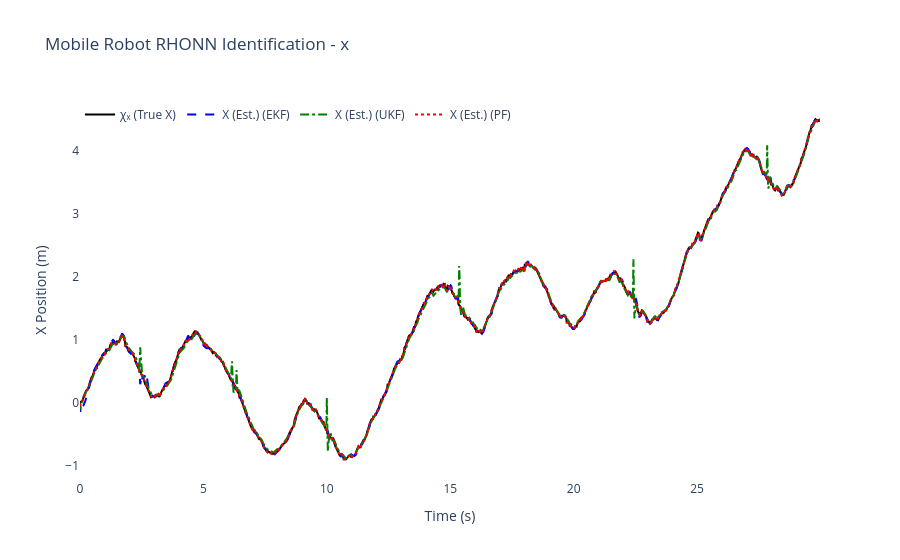
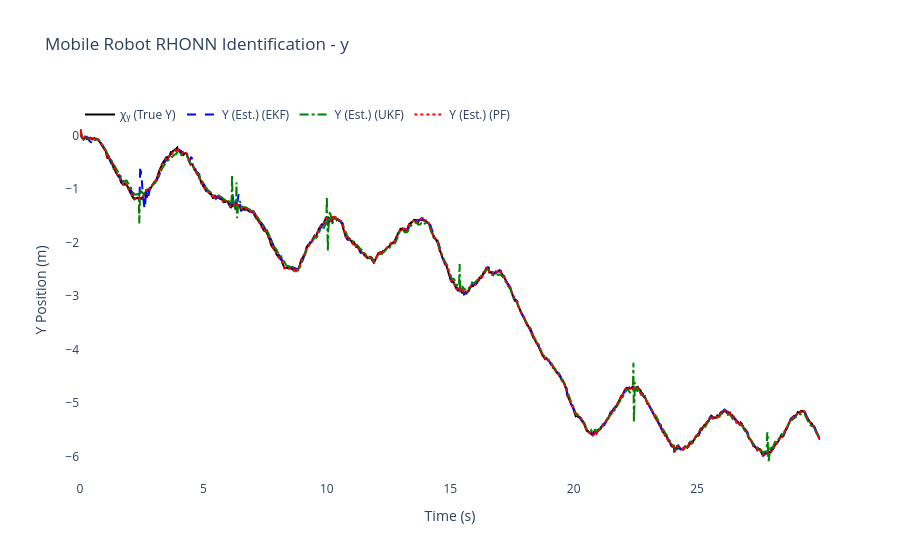
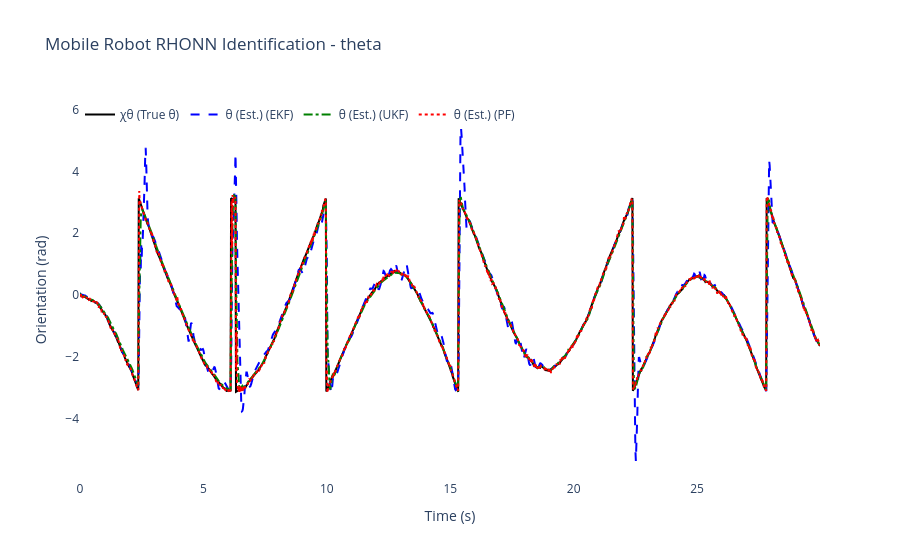
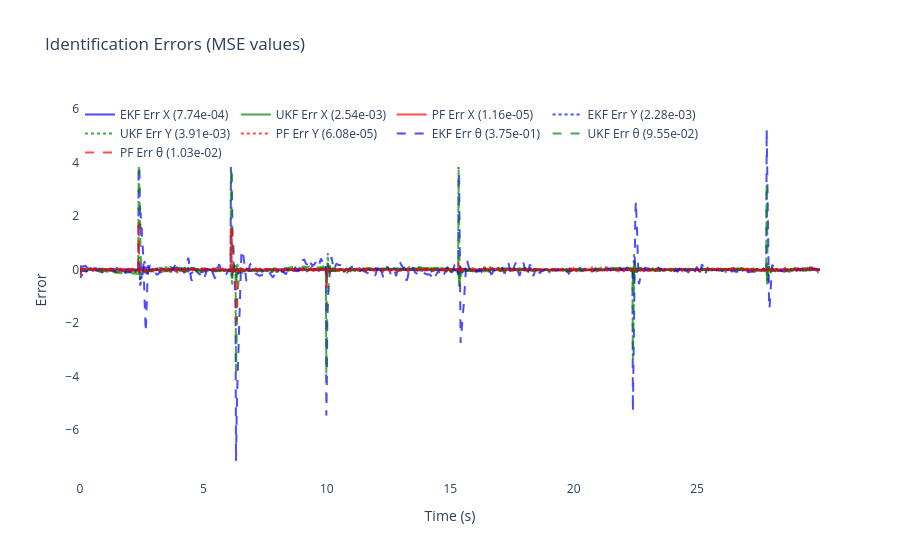

Notebook cell for these charts, in order:
### Code cell
# ============================================================
# 6) Results & plots for Differential Drive Mobile Robot
# ============================================================

mse_x_ekf = np.mean((x_true[:, 0] - x_hat_ekf[:, 0])**2)
mse_y_ekf = np.mean((x_true[:, 1] - x_hat_ekf[:, 1])**2)
mse_theta_ekf = np.mean((x_true[:, 2] - x_hat_ekf[:, 2])**2)

mse_x_ukf = np.mean((x_true[:, 0] - x_hat_ukf[:, 0])**2)
mse_y_ukf = np.mean((x_true[:, 1] - x_hat_ukf[:, 1])**2)
mse_theta_ukf = np.mean((x_true[:, 2] - x_hat_ukf[:, 2])**2)

mse_x_pf = np.mean((x_true[:, 0] - x_hat_pf[:, 0])**2)
mse_y_pf = np.mean((x_true[:, 1] - x_hat_pf[:, 1])**2)
mse_theta_pf = np.mean((x_true[:, 2] - x_hat_pf[:, 2])**2)

mse_total_ekf = mse_x_ekf + mse_y_ekf + mse_theta_ekf
mse_total_ukf = mse_x_ukf + mse_y_ukf + mse_theta_ukf
mse_total_pf = mse_x_pf + mse_y_pf + mse_theta_pf
mse_totals = {'EKF': mse_total_ekf, 'UKF': mse_total_ukf, 'PF': mse_total_pf}
best_filter = min(mse_totals, key=mse_totals.get)


print("🎯" + "="*65)
print(f"🏆 MEJOR FILTRO: {best_filter} (MSE total: {mse_totals[best_filter]:.6f})")
print(f"🎲 SEMILLA USADA: {RANDOM_SEED}")
print("="*67)


print(f"\nFinal EKF-RHONN Weights:")
for i in range(3):
    state_names = ['x', 'y', 'theta']
    print(f"  Neuron {i+1} ({state_names[i]}): {ekf_trainer.weights[i]}")

print(f"\nFinal UKF-RHONN Weights:")
for i in range(3):
    state_names = ['x', 'y', 'theta']
    print(f"  Neuron {i+1} ({state_names[i]}): {ukf_trainer.weights[i]}")

print(f"\nFinal PF-RHONN Weight Estimates:")
pf_estimates = pf_trainer.get_estimate()
for i in range(3):
    state_names = ['x', 'y', 'theta']
    print(f"  Neuron {i+1} ({state_names[i]}): {pf_estimates[i]}")

print("\n--- Performance Comparison (MSE) ---")
print(f"EKF MSE x:     {mse_x_ekf:.6f}")
print(f"EKF MSE y:     {mse_y_ekf:.6f}")
print(f"EKF MSE theta: {mse_theta_ekf:.6f}")
print(f"UKF MSE x:     {mse_x_ukf:.6f}")
print(f"UKF MSE y:     {mse_y_ukf:.6f}")
print(f"UKF MSE theta: {mse_theta_ukf:.6f}")
print(f"PF  MSE x:     {mse_x_pf:.6f}")
print(f"PF  MSE y:     {mse_y_pf:.6f}")
print(f"PF  MSE theta: {mse_theta_pf:.6f}")

states_info = [
    {'idx': 0, 'var': 'x', 'desc': 'X Position', 'y_label': 'X Position (m)', 'chi': 'χₓ (True X)', 'x': 'X (Est.)'},
    {'idx': 1, 'var': 'y', 'desc': 'Y Position', 'y_label': 'Y Position (m)', 'chi': 'χᵧ (True Y)', 'x': 'Y (Est.)'},
    {'idx': 2, 'var': 'theta', 'desc': 'Orientation', 'y_label': 'Orientation (rad)', 'chi': 'χθ (True θ)', 'x': 'θ (Est.)'}
]

for state_info in states_info:
    i = state_info['idx']
    trace_plant = go.Scatter(x=t_history, y=x_true[:, i], mode='lines', name=state_info['chi'], line=dict(color='black', width=2))
    trace_ekf = go.Scatter(x=t_history, y=x_hat_ekf[:, i], mode='lines', name=f"{state_info['x']} (EKF)", line=dict(dash='dash', color='blue'))
    trace_ukf = go.Scatter(x=t_history, y=x_hat_ukf[:, i], mode='lines', name=f"{state_info['x']} (UKF)", line=dict(dash='dashdot', color='green'))
    trace_pf = go.Scatter(x=t_history, y=x_hat_pf[:, i], mode='lines', name=f"{state_info['x']} (PF)", line=dict(dash='dot', color='red'))
    fig = go.Figure([trace_plant, trace_ekf, trace_ukf, trace_pf])
    fig.update_layout(title=f'Mobile Robot RHONN Identification - {state_info["var"]}', xaxis_title='Time (s)', yaxis_title=state_info['y_label'], legend=dict(x=0, y=1, orientation='h'), font=dict(size=12), plot_bgcolor='white', paper_bgcolor='white')
    fig.show()

error_x_ekf = x_true[:, 0] - x_hat_ekf[:, 0]
error_y_ekf = x_true[:, 1] - x_hat_ekf[:, 1]
error_theta_ekf = x_true[:, 2] - x_hat_ekf[:, 2]
error_x_ukf = x_true[:, 0] - x_hat_ukf[:, 0]
error_y_ukf = x_true[:, 1] - x_hat_ukf[:, 1]
error_theta_ukf = x_true[:, 2] - x_hat_ukf[:, 2]
error_x_pf = x_true[:, 0] - x_hat_pf[:, 0]
error_y_pf = x_true[:, 1] - x_hat_pf[:, 1]
error_theta_pf = x_true[:, 2] - x_hat_pf[:, 2]

fig2 = go.Figure()
fig2.add_trace(go.Scatter(x=t_history, y=error_x_ekf, mode='lines', name=f'EKF Err X ({mse_x_ekf:.2e})', opacity=0.7, line=dict(color='blue')))
fig2.add_trace(go.Scatter(x=t_history, y=error_x_ukf, mode='lines', name=f'UKF Err X ({mse_x_ukf:.2e})', opacity=0.7, line=dict(color='green')))
fig2.add_trace(go.Scatter(x=t_history, y=error_x_pf, mode='lines', name=f'PF Err X ({mse_x_pf:.2e})', opacity=0.7, line=dict(color='red')))
fig2.add_trace(go.Scatter(x=t_history, y=error_y_ekf, mode='lines', name=f'EKF Err Y ({mse_y_ekf:.2e})', opacity=0.7, line=dict(color='blue', dash='dot')))
fig2.add_trace(go.Scatter(x=t_history, y=error_y_ukf, mode='lines', name=f'UKF Err Y ({mse_y_ukf:.2e})', opacity=0.7, line=dict(color='green', dash='dot')))
fig2.add_trace(go.Scatter(x=t_history, y=error_y_pf, mode='lines', name=f'PF Err Y ({mse_y_pf:.2e})', opacity=0.7, line=dict(color='red', dash='dot')))
fig2.add_trace(go.Scatter(x=t_history, y=error_theta_ekf, mode='lines', name=f'EKF Err θ ({mse_theta_ekf:.2e})', opacity=0.7, line=dict(color='blue', dash='dash')))
fig2.add_trace(go.Scatter(x=t_history, y=error_theta_ukf, mode='lines', name=f'UKF Err θ ({mse_theta_ukf:.2e})', opacity=0.7, line=dict(color='green', dash='dash')))
fig2.add_trace(go.Scatter(x=t_history, y=error_theta_pf, mode='lines', name=f'PF Err θ ({mse_theta_pf:.2e})', opacity=0.7, line=dict(color='red', dash='dash')))
fig2.update_layout(title='Identification Errors (MSE values)', xaxis_title='Time (s)', yaxis_title='Error', legend=dict(x=0, y=1, orientation='h'), font=dict(size=12), plot_bgcolor='white', paper_bgcolor='white')
fig2.show()

# 2D Trajectory plot
fig_trajectory = go.Figure()
fig_trajectory.add_trace(go.Scatter(x=x_true[:, 0], y=x_true[:, 1], mode='lines', name='True', line=dict(color='black', width=3)))
fig_trajectory.add_trace(go.Scatter(x=x_hat_ekf[:, 0], y=x_hat_ekf[:, 1], mode='lines', name='EKF', line=dict(color='blue', width=2, dash='dash')))
fig_trajectory.add_trace(go.Scatter(x=x_hat_ukf[:, 0], y=x_hat_ukf[:, 1], mode='lines', name='UKF', line=dict(color='green', width=2, dash='dashdot')))
fig_trajectory.add_trace(go.Scatter(x=x_hat_pf[:, 0], y=x_hat_pf[:, 1], mode='lines', name='PF', line=dict(color='red', width=2, dash='dot')))
fig_trajectory.add_trace(go.Scatter(x=[x_true[0, 0]], y=[x_true[0, 1]], mode='markers', name='Start', marker=dict(color='green', size=10, symbol='star')))
fig_trajectory.add_trace(go.Scatter(x=[x_true[-1, 0]], y=[x_true[-1, 1]], mode='markers', name='End', marker=dict(color='red', size=10, symbol='square')))
fig_trajectory.update_layout(title='Trajectory Comparison (Optimized Params)', xaxis_title='X (m)', yaxis_title='Y (m)', font=dict(size=12), plot_bgcolor='white', paper_bgcolor='white', showlegend=True)
fig_trajectory.show()


# === RESUMEN DE RENDIMIENTO CON SEMILLA ===
print("\n📊 MSE Desglosado por Filtro:")
print(f"   EKF: {mse_total_ekf:.6f}  |  UKF: {mse_total_ukf:.6f}  |  PF: {mse_total_pf:.6f}")
print(f"\n💡 Para reproducir estos resultados:")
print(f"   Principal: RANDOM_SEED = {RANDOM_SEED}")
print(f"   DE Optim.: DE_SEED = {(RANDOM_SEED + 12345) % 100000}")
print(f"   (Cambia línea 8 en celda 4 para usar semilla principal)")

# --- Parameter summary ---
print("\n--- Optimized Parameter Summary ---")
print(f"EKF params: Q={ekf_trainer.Q[0][0,0]:.3e} R={ekf_trainer.R[0][0]:.3e} P0~{ekf_trainer.P[0][0,0]:.3e} eta={ekf_trainer.eta:.3f}")
print(f"UKF params: alpha={ukf_trainer.alpha:.3e} eta={ukf_trainer.eta:.3f} Qdiag={ukf_trainer.Q[0][0,0]:.3e} R={ukf_trainer.R[0][0]:.3e}")
print(f"PF params: Q_std={pf_trainer.Q_std} R_std={pf_trainer.R_std} ESS_th={pf_trainer.ess_threshold:.1f} n_particles={pf_trainer.n_particles}")

print("\nOptimization + simulation complete.")

# 58865

### Figure 1 — Plotly figure (JSON) as saved in the notebook; plotly's stock layout.template omitted (floating-point values rounded to 4 significant figures; data arrays with more than 128 entries replaced by an {"elided": "..."} marker saying what was removed)
{"data": [{"line": {"color": "black", "width": 2}, "mode": "lines", "name": "χₓ (True X)", "type": "scatter", "x": {"elided": "1500 float values"}, "y": {"elided": "1500 float values"}}, {"line": {"color": "blue", "dash": "dash"}, "mode": "lines", "name": "X (Est.) (EKF)", "type": "scatter", "x": {"elided": "1500 float values"}, "y": {"elided": "1500 float values"}}, {"line": {"color": "green", "dash": "dashdot"}, "mode": "lines", "name": "X (Est.) (UKF)", "type": "scatter", "x": {"elided": "1500 float values"}, "y": {"elided": "1500 float values"}}, {"line": {"color": "red", "dash": "dot"}, "mode": "lines", "name": "X (Est.) (PF)", "type": "scatter", "x": {"elided": "1500 float values"}, "y": {"elided": "1500 float values"}}], "layout": {"font": {"size": 12}, "legend": {"orientation": "h", "x": 0, "y": 1}, "paper_bgcolor": "white", "plot_bgcolor": "white", "title": {"text": "Mobile Robot RHONN Identification - x"}, "xaxis": {"title": {"text": "Time (s)"}}, "yaxis": {"title": {"text": "X Position (m)"}}}}

### Figure 2 — Plotly figure (JSON) as saved in the notebook; plotly's stock layout.template omitted (floating-point values rounded to 4 significant figures; data arrays with more than 128 entries replaced by an {"elided": "..."} marker saying what was removed)
{"data": [{"line": {"color": "black", "width": 2}, "mode": "lines", "name": "χᵧ (True Y)", "type": "scatter", "x": {"elided": "1500 float values"}, "y": {"elided": "1500 float values"}}, {"line": {"color": "blue", "dash": "dash"}, "mode": "lines", "name": "Y (Est.) (EKF)", "type": "scatter", "x": {"elided": "1500 float values"}, "y": {"elided": "1500 float values"}}, {"line": {"color": "green", "dash": "dashdot"}, "mode": "lines", "name": "Y (Est.) (UKF)", "type": "scatter", "x": {"elided": "1500 float values"}, "y": {"elided": "1500 float values"}}, {"line": {"color": "red", "dash": "dot"}, "mode": "lines", "name": "Y (Est.) (PF)", "type": "scatter", "x": {"elided": "1500 float values"}, "y": {"elided": "1500 float values"}}], "layout": {"font": {"size": 12}, "legend": {"orientation": "h", "x": 0, "y": 1}, "paper_bgcolor": "white", "plot_bgcolor": "white", "title": {"text": "Mobile Robot RHONN Identification - y"}, "xaxis": {"title": {"text": "Time (s)"}}, "yaxis": {"title": {"text": "Y Position (m)"}}}}

### Figure 3 — Plotly figure (JSON) as saved in the notebook; plotly's stock layout.template omitted (floating-point values rounded to 4 significant figures; data arrays with more than 128 entries replaced by an {"elided": "..."} marker saying what was removed)
{"data": [{"line": {"color": "black", "width": 2}, "mode": "lines", "name": "χθ (True θ)", "type": "scatter", "x": {"elided": "1500 float values"}, "y": {"elided": "1500 float values"}}, {"line": {"color": "blue", "dash": "dash"}, "mode": "lines", "name": "θ (Est.) (EKF)", "type": "scatter", "x": {"elided": "1500 float values"}, "y": {"elided": "1500 float values"}}, {"line": {"color": "green", "dash": "dashdot"}, "mode": "lines", "name": "θ (Est.) (UKF)", "type": "scatter", "x": {"elided": "1500 float values"}, "y": {"elided": "1500 float values"}}, {"line": {"color": "red", "dash": "dot"}, "mode": "lines", "name": "θ (Est.) (PF)", "type": "scatter", "x": {"elided": "1500 float values"}, "y": {"elided": "1500 float values"}}], "layout": {"font": {"size": 12}, "legend": {"orientation": "h", "x": 0, "y": 1}, "paper_bgcolor": "white", "plot_bgcolor": "white", "title": {"text": "Mobile Robot RHONN Identification - theta"}, "xaxis": {"title": {"text": "Time (s)"}}, "yaxis": {"title": {"text": "Orientation (rad)"}}}}

### Figure 4 — Plotly figure (JSON) as saved in the notebook; plotly's stock layout.template omitted (floating-point values rounded to 4 significant figures; data arrays with more than 128 entries replaced by an {"elided": "..."} marker saying what was removed)
{"data": [{"line": {"color": "blue"}, "mode": "lines", "name": "EKF Err X (7.74e-04)", "opacity": 0.7, "type": "scatter", "x": {"elided": "1500 float values"}, "y": {"elided": "1500 float values"}}, {"line": {"color": "green"}, "mode": "lines", "name": "UKF Err X (2.54e-03)", "opacity": 0.7, "type": "scatter", "x": {"elided": "1500 float values"}, "y": {"elided": "1500 float values"}}, {"line": {"color": "red"}, "mode": "lines", "name": "PF Err X (1.16e-05)", "opacity": 0.7, "type": "scatter", "x": {"elided": "1500 float values"}, "y": {"elided": "1500 float values"}}, {"line": {"color": "blue", "dash": "dot"}, "mode": "lines", "name": "EKF Err Y (2.28e-03)", "opacity": 0.7, "type": "scatter", "x": {"elided": "1500 float values"}, "y": {"elided": "1500 float values"}}, {"line": {"color": "green", "dash": "dot"}, "mode": "lines", "name": "UKF Err Y (3.91e-03)", "opacity": 0.7, "type": "scatter", "x": {"elided": "1500 float values"}, "y": {"elided": "1500 float values"}}, {"line": {"color": "red", "dash": "dot"}, "mode": "lines", "name": "PF Err Y (6.08e-05)", "opacity": 0.7, "type": "scatter", "x": {"elided": "1500 float values"}, "y": {"elided": "1500 float values"}}, {"line": {"color": "blue", "dash": "dash"}, "mode": "lines", "name": "EKF Err θ (3.75e-01)", "opacity": 0.7, "type": "scatter", "x": {"elided": "1500 float values"}, "y": {"elided": "1500 float values"}}, {"line": {"color": "green", "dash": "dash"}, "mode": "lines", "name": "UKF Err θ (9.55e-02)", "opacity": 0.7, "type": "scatter", "x": {"elided": "1500 float values"}, "y": {"elided": "1500 float values"}}, {"line": {"color": "red", "dash": "dash"}, "mode": "lines", "name": "PF Err θ (1.03e-02)", "opacity": 0.7, "type": "scatter", "x": {"elided": "1500 float values"}, "y": {"elided": "1500 float values"}}], "layout": {"font": {"size": 12}, "legend": {"orientation": "h", "x": 0, "y": 1}, "paper_bgcolor": "white", "plot_bgcolor": "white", "title": {"text": "Identification Errors (MSE values)"}, "xaxis": {"title": {"text": "Time (s)"}}, "yaxis": {"title": {"text": "Error"}}}}
